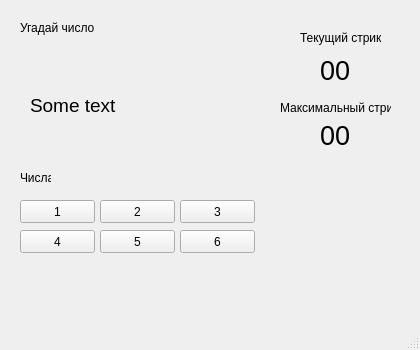
<?xml version="1.0" encoding="UTF-8"?>
<ui version="4.0">
 <class>MainWindow</class>
 <widget class="QMainWindow" name="MainWindow">
  <property name="geometry">
   <rect>
    <x>0</x>
    <y>0</y>
    <width>420</width>
    <height>350</height>
   </rect>
  </property>
  <property name="minimumSize">
   <size>
    <width>420</width>
    <height>350</height>
   </size>
  </property>
  <property name="maximumSize">
   <size>
    <width>420</width>
    <height>350</height>
   </size>
  </property>
  <property name="windowTitle">
   <string>RandoGame</string>
  </property>
  <widget class="QWidget" name="centralwidget">
   <widget class="QPushButton" name="pushButton">
    <property name="geometry">
     <rect>
      <x>20</x>
      <y>200</y>
      <width>75</width>
      <height>23</height>
     </rect>
    </property>
    <property name="text">
     <string>1</string>
    </property>
   </widget>
   <widget class="QPushButton" name="pushButton_2">
    <property name="geometry">
     <rect>
      <x>20</x>
      <y>230</y>
      <width>75</width>
      <height>23</height>
     </rect>
    </property>
    <property name="text">
     <string>4</string>
    </property>
   </widget>
   <widget class="QPushButton" name="pushButton_3">
    <property name="geometry">
     <rect>
      <x>100</x>
      <y>200</y>
      <width>75</width>
      <height>23</height>
     </rect>
    </property>
    <property name="text">
     <string>2</string>
    </property>
   </widget>
   <widget class="QPushButton" name="pushButton_4">
    <property name="geometry">
     <rect>
      <x>100</x>
      <y>230</y>
      <width>75</width>
      <height>23</height>
     </rect>
    </property>
    <property name="text">
     <string>5</string>
    </property>
   </widget>
   <widget class="QPushButton" name="pushButton_5">
    <property name="geometry">
     <rect>
      <x>180</x>
      <y>200</y>
      <width>75</width>
      <height>23</height>
     </rect>
    </property>
    <property name="text">
     <string>3</string>
    </property>
   </widget>
   <widget class="QPushButton" name="pushButton_6">
    <property name="geometry">
     <rect>
      <x>180</x>
      <y>230</y>
      <width>75</width>
      <height>23</height>
     </rect>
    </property>
    <property name="text">
     <string>6</string>
    </property>
   </widget>
   <widget class="QLabel" name="label">
    <property name="geometry">
     <rect>
      <x>20</x>
      <y>20</y>
      <width>111</width>
      <height>16</height>
     </rect>
    </property>
    <property name="text">
     <string>Угадай число</string>
    </property>
   </widget>
   <widget class="QLabel" name="label_2">
    <property name="geometry">
     <rect>
      <x>300</x>
      <y>30</y>
      <width>81</width>
      <height>16</height>
     </rect>
    </property>
    <property name="text">
     <string>Текущий стрик</string>
    </property>
   </widget>
   <widget class="QLabel" name="label_3">
    <property name="geometry">
     <rect>
      <x>280</x>
      <y>100</y>
      <width>111</width>
      <height>16</height>
     </rect>
    </property>
    <property name="text">
     <string>Максимальный стрик</string>
    </property>
   </widget>
   <widget class="QLabel" name="label_4">
    <property name="geometry">
     <rect>
      <x>20</x>
      <y>170</y>
      <width>31</width>
      <height>16</height>
     </rect>
    </property>
    <property name="text">
     <string>Числа</string>
    </property>
   </widget>
   <widget class="QLabel" name="label_5">
    <property name="geometry">
     <rect>
      <x>320</x>
      <y>40</y>
      <width>51</width>
      <height>61</height>
     </rect>
    </property>
    <property name="font">
     <font>
      <pointsize>20</pointsize>
     </font>
    </property>
    <property name="text">
     <string>00</string>
    </property>
   </widget>
   <widget class="QLabel" name="label_6">
    <property name="geometry">
     <rect>
      <x>320</x>
      <y>120</y>
      <width>51</width>
      <height>31</height>
     </rect>
    </property>
    <property name="font">
     <font>
      <pointsize>20</pointsize>
     </font>
    </property>
    <property name="text">
     <string>00</string>
    </property>
   </widget>
   <widget class="QLabel" name="label_7">
    <property name="geometry">
     <rect>
      <x>30</x>
      <y>50</y>
      <width>221</width>
      <height>111</height>
     </rect>
    </property>
    <property name="font">
     <font>
      <pointsize>14</pointsize>
     </font>
    </property>
    <property name="text">
     <string>Some text</string>
    </property>
   </widget>
  </widget>
  <widget class="QStatusBar" name="statusbar"/>
 </widget>
 <resources/>
 <connections/>
</ui>
